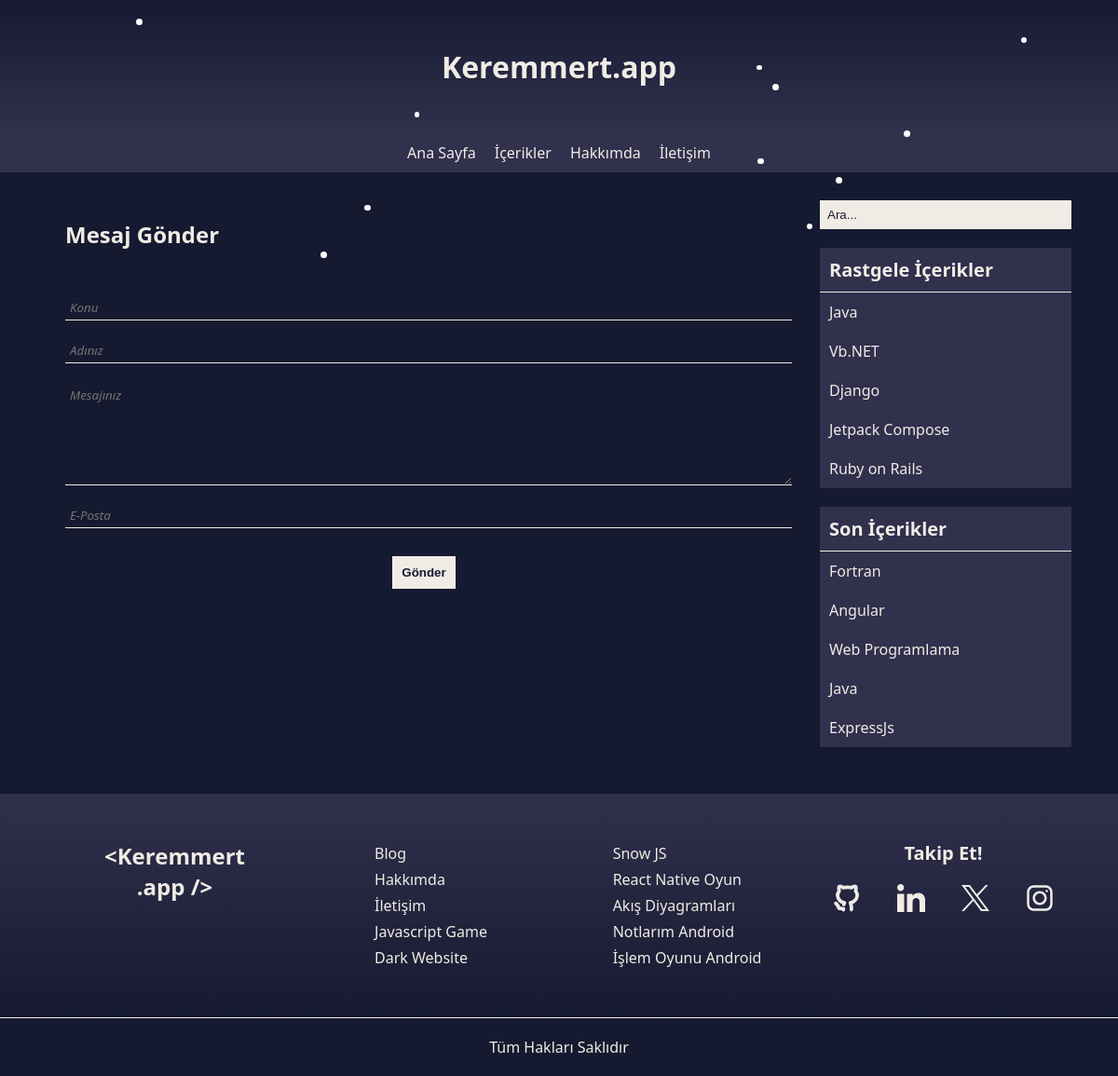
The app's page /contact with its own data.
### tables this page shows
CREATE TABLE IF NOT EXISTS `webinfo` (
  `webinfo_id` int NOT NULL AUTO_INCREMENT,
  `webinfo_title` varchar(50) NOT NULL,
  `webinfo_description` varchar(200) NOT NULL,
  `webinfo_favicon` varchar(100) NOT NULL,
  `webinfo_keywords` varchar(50) NOT NULL,
  `webinfo_owner` varchar(25) NOT NULL,
  `webinfo_sitename` varchar(25) NOT NULL,
  `webinfo_github` varchar(100) NOT NULL,
  `webinfo_linkedin` varchar(100) NOT NULL,
  `webinfo_x` varchar(100) NOT NULL,
  `webinfo_instagram` varchar(100) NOT NULL,
  PRIMARY KEY (`webinfo_id`)
);

CREATE TABLE IF NOT EXISTS `contents` (
  `content_id` int NOT NULL AUTO_INCREMENT,
  `content_title` varchar(100) NOT NULL,
  `content_desc` varchar(200) NOT NULL,
  `content_keywords` text NOT NULL,
  `content_author` varchar(50) NOT NULL,
  `content_maincontent` text NOT NULL,
  `content_date` datetime NOT NULL DEFAULT CURRENT_TIMESTAMP,
  `content_url` varchar(100) NOT NULL,
  PRIMARY KEY (`content_id`),
  UNIQUE KEY `content_url` (`content_url`),
  UNIQUE KEY `content_id` (`content_id`)
);

### app/controllers/ContactController.php (called while the page is built, shortened)
<?php
require_once "libs/Controller.php";
class ContactController extends Controller
{
    public function index()
    {
        require_once "app/views/contact.php";
    }
}

### libs/Controller.php (called while the page is built, shortened)
<?php
require_once "Model.php";
class Controller
{
    public $model;
    public function __construct()
    {
        $this->model = new Model();
        $this->getWebInfoData();
        $this->getRandomContentsData();
        $this->getLastContents();
    }
    public function getWebInfoData()
    {
        $data = $this->model->webInfoData();
        $this->siteName = $data["webinfo_sitename"];
    }
    private function getRandomContentsData()
    {
        $this->randomContents = $this->model->randomContentsData();
    }
    private function getLastContents()
    {
        $this->lastContents = $this->model->lastContentsData();
    }
}

### libs/Database.php (called while the page is built, shortened)
<?php
class Database
{
    private $host = "localhost";
    private $db = "site";
    private $username = "root";
    private $password = "";
    public $pdo = null;
    public $stmt = null;
    public function __construct()
    {
        try {
            $this->pdo = new PDO("mysql:host=$this->host;dbname=$this->db;charset=utf8mb4", $this->username, $this->password);
        }
        catch (PDOException $e)
        {
            die($e->getMessage());
        }
    }
    public function getRow($query, $params=null)
    {
        try {
            if(is_null($params)):
                $this->stmt = $this->pdo->query($query);
            else:
                $this->stmt = $this->pdo->prepare($query);
                $this->stmt->execute($params);
            endif;
            return $this->stmt->fetch();
        }
        catch(PDOException $e)
        {
            die($e->getMessage());
        }
    }
    public function getRows($query, $params=null)
    {
        try {
            if(is_null($params)):
                $this->stmt = $this->pdo->query($query);
            else:
                $this->stmt = $this->pdo->prepare($query);
                $this->stmt->execute($params);
            endif;
            return $this->stmt->fetchAll(PDO::FETCH_OBJ);
        }
        catch(PDOException $e)
        {
            die($e->getMessage());
        }
    }
}

### libs/Model.php (called while the page is built, shortened)
<?php
require_once "Database.php";
class Model extends Database
{
    public function webInfoData()
    {
        return $this->getRow("SELECT * FROM webinfo where webinfo_id=?", [1]);
    }
    public function randomContentsData()
    {
        return $this->getRows("SELECT content_title, content_url FROM contents order by rand() limit 5");
    }
    public function lastContentsData()
    {
        return $this->getRows("SELECT content_title, content_url FROM contents order by content_date DESC limit 5");
    }
}

### app/views/rightbar.php (the view, shortened to what this page needs)
<aside class="right-bar">
    <section class="search-bar">
        <input type="search" name="s" placeholder="Ara...">
    </section>
    <section class="vertical-menu">
        <h3 class="menu-title">Rastgele İçerikler</h3>
        <ul>
            <?php foreach($this->randomContents as $randomContent): ?>
            <li>
                <a href="<?php echo BASE_URL."content/".$randomContent->content_url; ?>"><?php echo $randomContent->content_title ?></a>
            </li>
            <?php endforeach; ?>
        </ul>
    </section>
    <section class="vertical-menu">
        <h3 class="menu-title">Son İçerikler</h3>
        <ul>
           <?php foreach($this->lastContents as $lastContent): ?>
            <li>
                <a href="<?php echo BASE_URL."content/".$lastContent->content_url; ?>"><?php echo $lastContent->content_title; ?></a>
            </li>
            <?php endforeach; ?>
        </ul>
    </section>
</aside>

### app/views/header.php (shortened to what this page needs)
<!DOCTYPE html>
<html lang="tr">
<head>
    <link rel="stylesheet" href="<?php echo BASE_URL ?>public/css/style.css">
</head>
<body>
    <header>
        <div class="header-title">
            <h1><?php echo $this->siteName; ?></h1>
        </div>
        <nav>
            <ul>
                <li>
                    <a href="<?php echo BASE_URL; ?>">Ana Sayfa</a>
                </li>
                <li>
                    <a href="<?php echo BASE_URL; ?>contents">İçerikler</a>
                </li>
                <li>
                    <a href="<?php echo BASE_URL; ?>about">Hakkımda</a>
                </li>
                <li>
                    <a href="<?php echo BASE_URL; ?>contact">İletişim</a>
                </li>
            </ul>
        </nav>
    </header>

### public/css/style.css (style rules this page uses)
* { margin: 0; padding: 0; }
body { background-color: #161A30; font-family: 'Segoe UI', Tahoma, Geneva, Verdana, sans-serif; }
.header-title { background: linear-gradient(#161A30, #31304D); }
.header-title h1 { text-align: center; padding: 50px; color: #F0ECE5; font-size: 2em; }
nav { position: sticky; top: 0; background-color: #31304D; }
nav ul { margin: 0; padding: 0; display: flex; justify-content: center; }
nav ul li { list-style: none; }
nav ul li a { text-decoration: none; color:#F0ECE5; display: inline-block; padding: 10px; font-size: 1em; }
aside.right-bar { flex: 1; }
.vertical-menu { background-color: #31304D; margin: 20px 0; }
.vertical-menu .menu-title { border-bottom: 1px solid #F0ECE5; padding: 10px; color: #F0ECE5; font-size: 1.25em; }
.vertical-menu ul { margin: 0; padding: 0; }
.vertical-menu ul li { list-style: none; }
.vertical-menu ul li a { font-size: 1em; text-decoration: none; color:#F0ECE5; display: block; padding: 10px; }
.search-bar { margin-bottom: 0; }
.search-bar input[type="search"] { flex: 7; padding: 8px; outline: none; border: none; background-color: #F0ECE5; width: 100%; }
.search-bar input[type="search"]::placeholder { color: #161A30; }

### records on screen
webinfo: webinfo_sitename "Keremmert.app"
contents: content_title "Java"
contents: content_title "Vb.NET"
contents: content_title "Django"
contents: content_title "Jetpack Compose"
contents: content_title "Ruby on Rails"
contents: content_title "Fortran"
contents: content_title "Angular"
contents: content_title "Web Programlama"
contents: content_title "ExpressJs"
